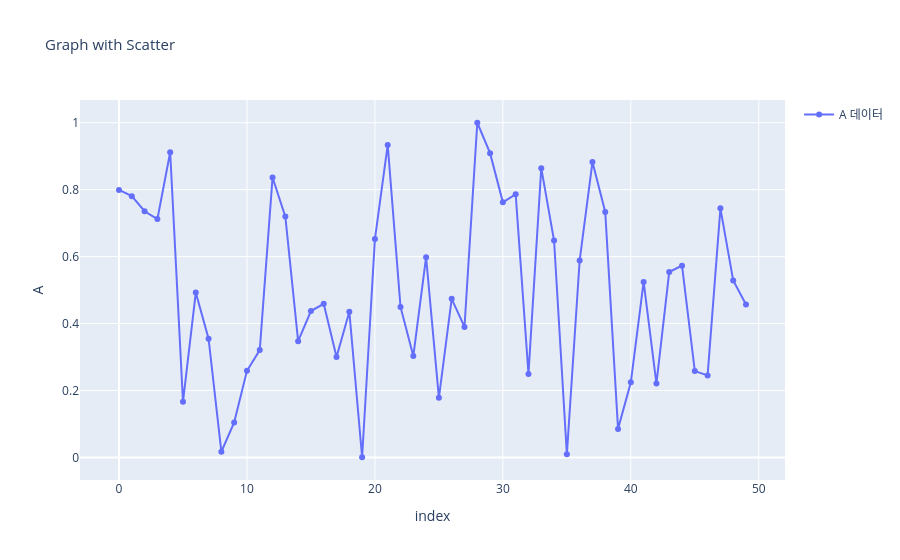

The cell this chart's notebook holds for it:
### Code cell
import plotly.graph_objects as go
import pandas as pd
import numpy as np

df = pd.DataFrame({
    "A": np.random.rand(50)
})

fig = go.Figure()

fig.add_trace(
    go.Scatter(
        x=df.index,
        y=df["A"],
        mode="lines+markers",
        name="A 데이터",
        showlegend=True
    )
)

fig.update_layout(
    title={
        "text": "Graph with Scatter",
        "font": {
            "size": 15
        }
    },
    xaxis={"title": "index"},
    yaxis={"title": "A"}
)

fig.show()

### Figure 1 — Plotly figure (JSON) as saved in the notebook; plotly's stock layout.template omitted (floating-point values rounded to 4 significant figures)
{"data": [{"mode": "lines+markers", "name": "A 데이터", "showlegend": true, "type": "scatter", "x": [0, 1, 2, 3, 4, 5, 6, 7, 8, 9, 10, 11, 12, 13, 14, 15, 16, 17, 18, 19, 20, 21, 22, 23, 24, 25, 26, 27, 28, 29, 30, 31, 32, 33, 34, 35, 36, 37, 38, 39, 40, 41, 42, 43, 44, 45, 46, 47, 48, 49], "y": [0.799, 0.7805, 0.7354, 0.712, 0.9118, 0.1664, 0.4926, 0.3549, 0.01708, 0.1047, 0.2588, 0.3208, 0.8362, 0.7195, 0.3473, 0.4375, 0.4592, 0.3001, 0.4354, 0.0007041, 0.6526, 0.9337, 0.4496, 0.3028, 0.5982, 0.1782, 0.4739, 0.3898, 0.9998, 0.909, 0.762, 0.7865, 0.2496, 0.8642, 0.648, 0.009498, 0.5883, 0.8824, 0.7334, 0.08545, 0.2243, 0.5243, 0.2206, 0.554, 0.573, 0.258, 0.2451, 0.7441, 0.5289, 0.4569]}], "layout": {"title": {"font": {"size": 15}, "text": "Graph with Scatter"}, "xaxis": {"title": {"text": "index"}}, "yaxis": {"title": {"text": "A"}}}}
